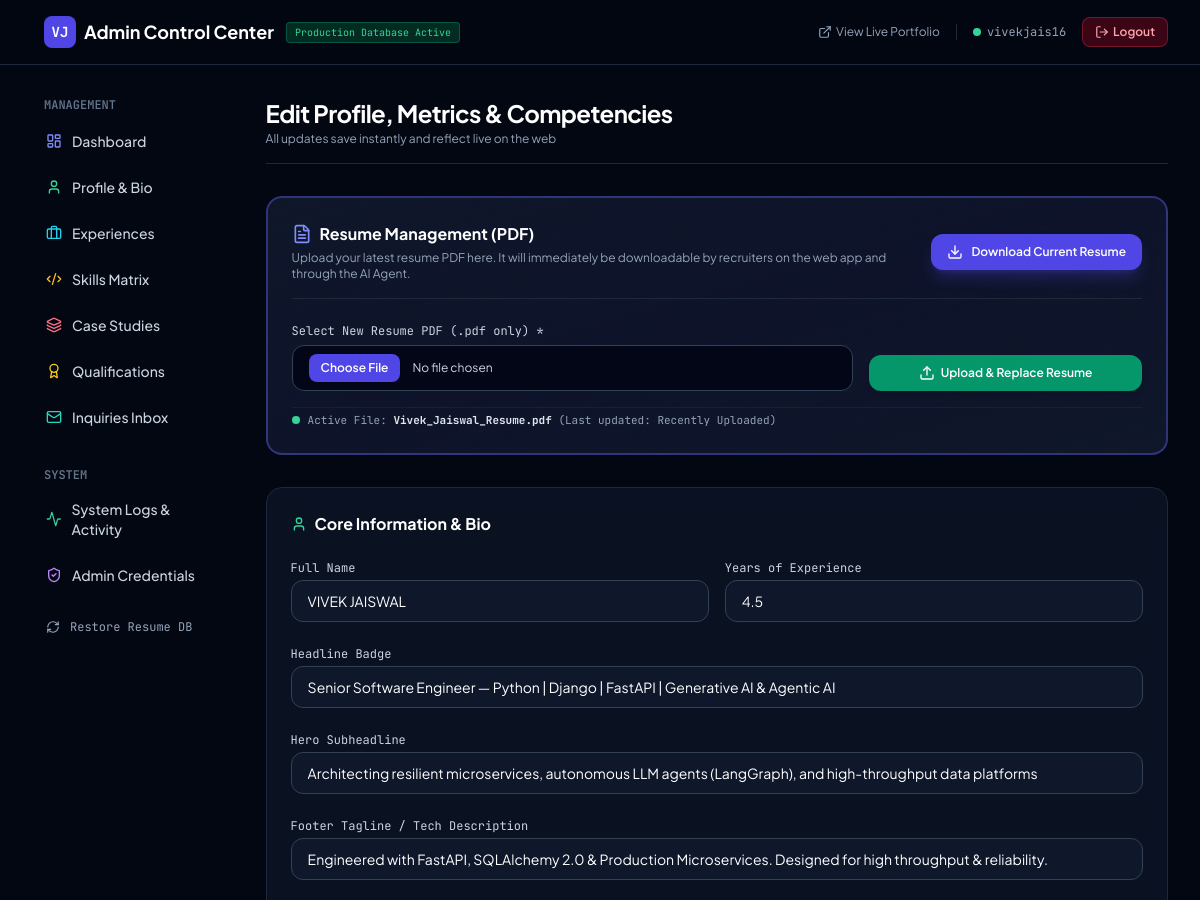
The page /admin/profile (signed in, upper part) on the database as committed earlier.
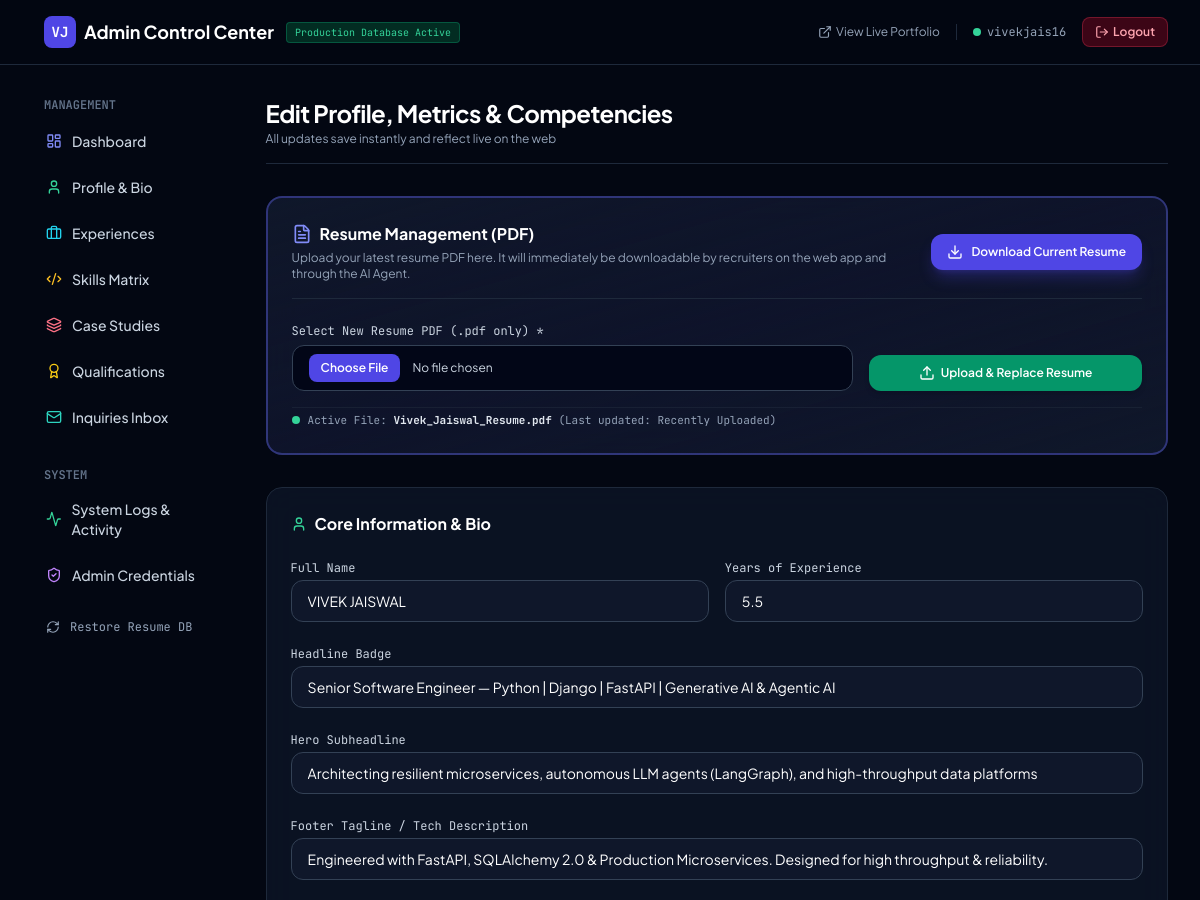
The same page on the database as committed later.
### app/models/profile.py (models this page shows)
class Profile(Base):
    __tablename__ = "profiles"
    id = Column(Integer, primary_key=True, index=True)
    full_name = Column(String(100), nullable=False)
    headline = Column(String(255), nullable=False)
    sub_headline = Column(String(255), nullable=True)
    email = Column(String(100), nullable=False)
    phone = Column(String(50), nullable=False)
    location = Column(String(150), nullable=False)
    linkedin_url = Column(String(255), nullable=False)
    github_url = Column(String(255), nullable=True)
    job_objective = Column(Text, nullable=False)
    profile_summary_1 = Column(Text, nullable=False)
    profile_summary_2 = Column(Text, nullable=False)
    years_of_experience = Column(Float, default=4.5)
    is_available = Column(Boolean, default=True)
    status_text = Column(String(150), default="Available for Senior / Lead Roles")
    resume_filename = Column(String(255), default="Vivek_Jaiswal_Resume.pdf")
    resume_updated_at = Column(String(50), default="Recently Uploaded")
    footer_tagline = Column(String(255), default="Engineered with FastAPI, SQLAlchemy 2.0 & Production Microservices. Designed for high throughput & reliability.")

### app/admin/router.py (the view)
@admin_router.get("/profile", response_class=HTMLResponse)
async def admin_profile_view(
    request: Request,
    admin_user: str = Depends(require_admin),
    db: Session = Depends(get_db),
):
    profile = PortfolioService.get_profile(db)
    metrics = PortfolioService.get_metrics(db)
    competencies = PortfolioService.get_core_competencies(db)
    return templates.TemplateResponse(
        request=request,
        name="admin/profile.html",
        context={
            "admin_user": admin_user,
            "profile": profile,
            "metrics": metrics,
            "competencies": competencies,
            "msg": None,
        },
    )

### app/templates/admin/profile.html (shortened to what the changed rows need)
{% extends "admin/base.html" %}
{% block content %}
<div class="space-y-8">
    <div class="flex items-center justify-between border-b border-slate-800 pb-4">
        <div>
            <h1 class="text-2xl font-bold text-white tracking-tight">Edit Profile, Metrics & Competencies</h1>
        </div>
    </div>
    <div class="glass-panel rounded-2xl p-6 border-2 border-indigo-500/40 bg-gradient-to-br from-slate-900 via-indigo-950/20 to-slate-900 space-y-4">
        <div class="flex flex-col sm:flex-row sm:items-center justify-between gap-4 border-b border-slate-800 pb-4">
            <div>
                <h2 class="font-bold text-base text-white flex items-center gap-2">
                    <i data-lucide="file-text" class="w-5 h-5 text-indigo-400"></i> Resume Management (PDF)
                </h2>
            </div>
        </div>
        <div class="text-[11px] text-slate-400 font-mono flex items-center gap-2 pt-1 border-t border-slate-800/60">
            <span class="w-2 h-2 rounded-full bg-emerald-400"></span>
            <span>Active File: <strong class="text-slate-200">{{ profile.resume_filename if profile and profile.resume_filename else 'Vivek_Jaiswal_Resume.pdf' }}</strong> (Last updated: {{ profile.resume_updated_at if profile and profile.resume_updated_at else 'Active' }})</span>
        </div>
    </div>
    <form action="/admin/profile" method="post" class="glass-panel rounded-2xl p-6 border border-slate-800 space-y-6">
        <h2 class="font-bold text-base text-white flex items-center gap-2">
            <i data-lucide="user" class="w-4 h-4 text-emerald-400"></i> Core Information & Bio
        </h2>
        <div class="grid grid-cols-1 sm:grid-cols-2 gap-4">
            <div>
                <label for="full_name" class="block text-xs font-mono text-slate-300 mb-1">Full Name</label>
                <input type="text" id="full_name" name="full_name" required value="{{ profile.full_name }}" class="w-full px-4 py-2.5 rounded-xl bg-slate-900 border border-slate-700 text-sm text-white focus:outline-none focus:border-emerald-500">
            </div>
            <div>
                <label for="years_of_experience" class="block text-xs font-mono text-slate-300 mb-1">Years of Experience</label>
                <input type="number" step="0.1" id="years_of_experience" name="years_of_experience" required value="{{ profile.years_of_experience }}" class="w-full px-4 py-2.5 rounded-xl bg-slate-900 border border-slate-700 text-sm text-white focus:outline-none focus:border-emerald-500">
            </div>
        </div>
        <div>
            <label for="headline" class="block text-xs font-mono text-slate-300 mb-1">Headline Badge</label>
            <input type="text" id="headline" name="headline" required value="{{ profile.headline }}" class="w-full px-4 py-2.5 rounded-xl bg-slate-900 border border-slate-700 text-sm text-white focus:outline-none focus:border-emerald-500">
        </div>
        <div>
            <label for="sub_headline" class="block text-xs font-mono text-slate-300 mb-1">Hero Subheadline</label>
            <input type="text" id="sub_headline" name="sub_headline" value="{{ profile.sub_headline }}" class="w-full px-4 py-2.5 rounded-xl bg-slate-900 border border-slate-700 text-sm text-white focus:outline-none focus:border-emerald-500">
        </div>
        <div>
            <label for="footer_tagline" class="block text-xs font-mono text-slate-300 mb-1">Footer Tagline / Tech Description</label>
            <input type="text" id="footer_tagline" name="footer_tagline" required value="{{ profile.footer_tagline if profile and profile.footer_tagline else 'Engineered with FastAPI, SQLAlchemy 2.0 & Production Microservices. Designed for high throughput & reliability.' }}" class="w-full px-4 py-2.5 rounded-xl bg-slate-900 border border-slate-700 text-sm text-white focus:outline-none focus:border-emerald-500">
        </div>
    </form>
</div>
{% endblock %}

Rows that differ between the two databases and show on the page:
changed Profile "Vivek_Jaiswal_Resume.pdf": years_of_experience "4.5" → "5.5"
